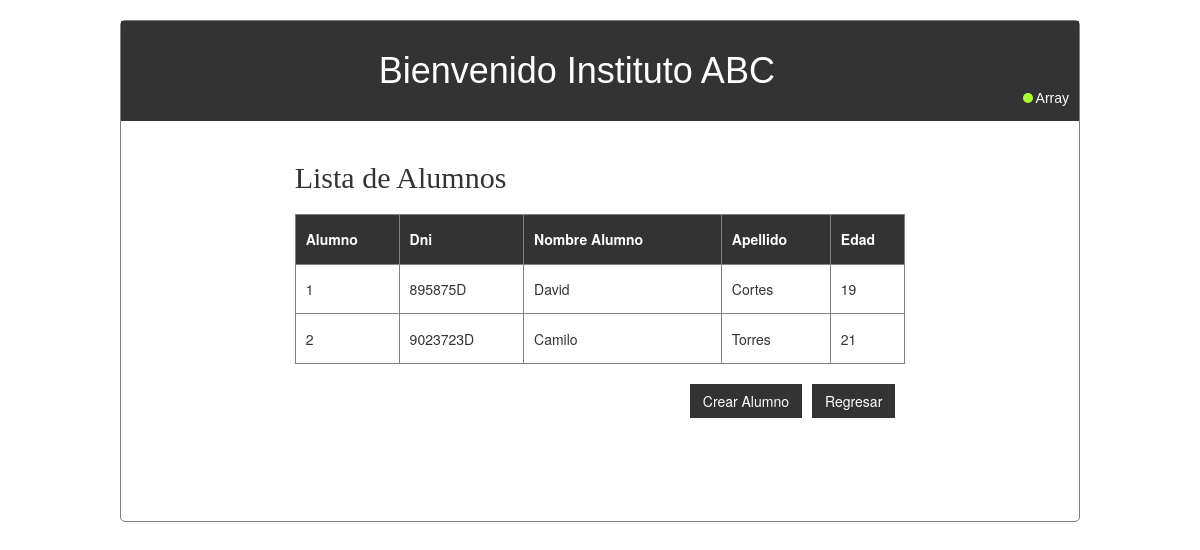
Page /alumnos.php (signed in) on the committed database.
### tables this page shows
CREATE TABLE IF NOT EXISTS `alumnos` (
`id_alumno` int(11) NOT NULL,
  `dni` varchar(10) NOT NULL,
  `nombre` varchar(45) NOT NULL,
  `apellido` varchar(45) NOT NULL,
  `edad` int(11) NOT NULL
);

### APP/models/functions.php (called while the page is built, shortened)
<?php
class Functions{
    private $conexion;
    public function __construct() {
        require_once('conexion.php');
            $this->conexion= new conexion();
            $this->conexion->conectar();
    }
    function ListaAlumnos(){
        $consulta = 'SELECT * FROM alumnos';
        $alumnos = $this->conexion->conexion->query($consulta);
        return $alumnos;
    }
}

### APP/models/conexion.php (called while the page is built, shortened)
<?php
class conexion{
    private $host;
    private $user;
    private $password;
    private $database;
    public function __construct(){
        $this->host   = "127.0.0.1";
        $this->user   = "root";
        $this->password ="";
        $this->database = "instituto";
    }
    function conectar(){
       $this->conexion = new mysqli($this->host,$this->user,$this->password,$this->database);
    }
}

### alumnos.php (the view, shortened to what this page needs)
<!DOCTYPE html>
<html>
<head>
</head>
<body>
	<div class='content-loggin'>
		<?php
	    	  include('APP/models/functions.php');
	    ?>
		<div class="content-datos">
			<h4>Lista de Alumnos</h4>
			<?php
	            $instancia = new Functions();
	            $result = $instancia->ListaAlumnos();
	            echo '<table border=1 class="tabla-datos">';
		        echo '<tr class="head-table">';
		        echo '<th>Alumno</th>';
		        echo '<th>Dni</th>';
		        echo '<th>Nombre Alumno</th>';
		        echo '<th>Apellido</th>';
		        echo '<th>Edad</th>';
		        echo '</tr>';
		        while($fila = mysqli_fetch_array($result, MYSQLI_ASSOC)){
		        	echo '<tr>';
					echo '<td>'.$fila['id_alumno'].'</td>';
					echo '<td>'.$fila['dni'].'</td>';
		            echo '<td>'.$fila['nombre'].'</td>';
		            echo '<td>'.$fila['apellido'].'</td>';
		            echo '<td>'.$fila['edad'].'</td>';
		            echo '</tr>';
		        }
		        echo '</table>';
			?>
		<a href="home.php" class='btn btn-regresar'> Regresar</a>
		<div class="btn btn-regresar" id="crear_curso">Crear Alumno</div>
		</div>
	</div>
</body>
</html>

### recursos/css/index.css (style rules this page uses)
.content-loggin { width: 80%; border: 1px solid gray; border-radius: 5px; margin: 20px auto; min-height: 440px; height: auto; }
.content-loggin header { width: 100%; height: 100px; padding: 10px; background-color: #333; text-align: center; color: white; font-family: arial; font-weight: bold; }

### recursos/css/home.css (style rules this page uses)
.var_sesion { font-size: 14px; float: right; margin-top: 40px; cursor: pointer; }
.circle { height: 10px; width: 10px; background-color: greenyellow; float: left; border-radius: 50px; margin-right: 3px; margin-top: 2px; }
.tabla-datos { width: 100%; margin: 20px auto; min-height: 150px; height: auto; }
.content-datos { padding: 30px; width: 70%; margin: auto; min-height: 400px; }
h4 { font-family: fantasy; font-size: 30px; letter-spacing: 0px; }
.head-table { background-color: #333; color: white; }
.btn-regresar { float: right; background-color: #333; color: white; border-radius: 0px; display: block; margin-bottom: 30px; margin-right: 10px; }
td { padding-left: 10px; }
th { padding-left: 10px; }

### rows in the picture
alumnos: id_alumno "1", dni "895875D", nombre "David", apellido "Cortes", edad "19"
alumnos: id_alumno "2", dni "9023723D", nombre "Camilo", apellido "Torres", edad "21"
